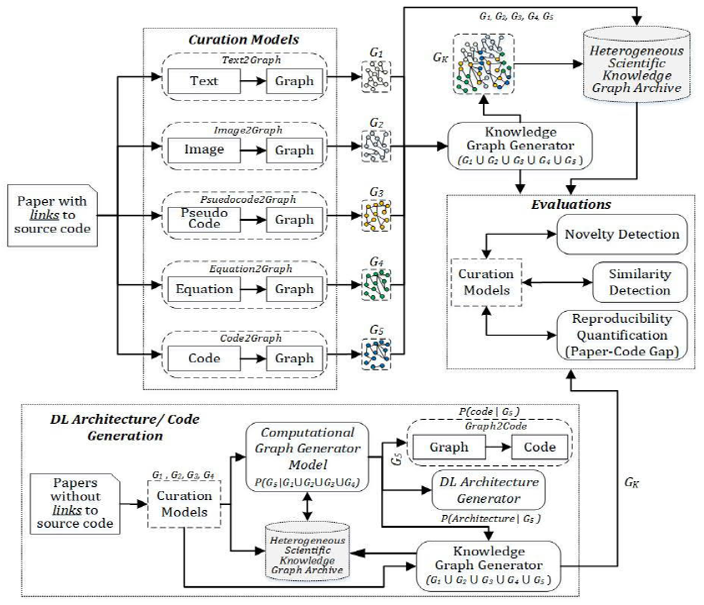
#> input picture Picture1.png, 704 x 605 px
$ python detect_shapes.py --inputdir ../../../.. --outputdir out   (older library calls are emulated)
#> lines starting #> are read from the running program, lines starting #| are printed output that depends on the picture; after the words box and inside, x2 and y2 are one past the last pixel; in counts of white or black regions, pixels touching at a corner belong together
from __future__ import print_function
import numpy as np
import imutils
import cv2
import argparse
from PIL import Image, ImageEnhance, ImageFilter
import re
from scipy import ndimage
from skimage.feature import peak_local_max
from skimage.morphology import watershed
import glob
import os

def preprocessImage(image_path):

    # load the image on disk and then display it
#> called with image_path = '../../../../Picture1.png'
    image = cv2.imread(image_path)
#> image is the input picture: shape (605, 704, 3); mean B, G, R 237.5, 237.7, 237.3
    imgPIL = Image.open(image_path)
    imgPIL = ImageEnhance.Color(imgPIL)
    imgPIL = imgPIL.enhance(0)
    gray_im = imgPIL.convert('L')  # convert image to monochrome
    # gray_im = ImageEnhance.Sharpness(gray_im).enhance(2)
    # gray_im = ImageEnhance.Contrast(gray_im).enhance(2)

    gray_imcv = np.array(gray_im, dtype=np.uint8)

    _, thresh_im = cv2.threshold(gray_imcv, 240, 255, cv2.THRESH_BINARY_INV)
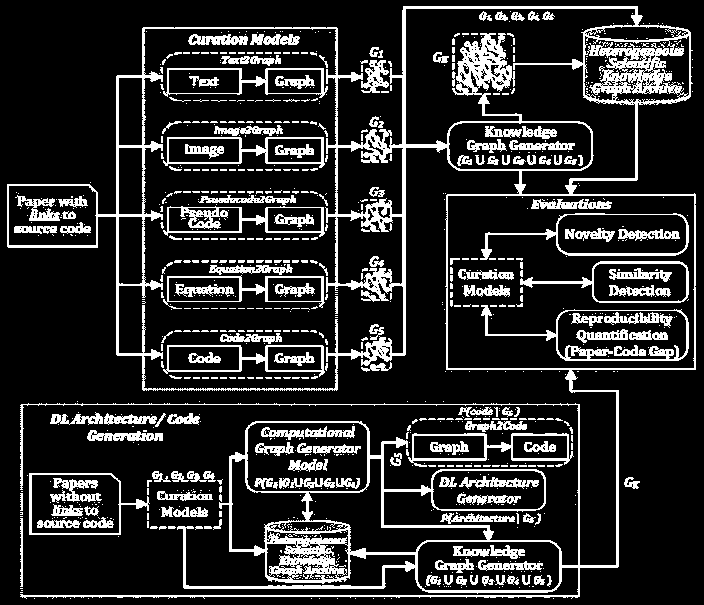
#> thresh_im: shape (605, 704); 17% white; 975 white regions (798 under 20 px)

    # [7 lines of commented-out code are left out]

    return image, thresh_im, gray_imcv


def whichShape(c):

    shape = 'unknown'
    # calculate perimeter using
    peri = cv2.arcLength(c, True)
    # apply contour approximation and store the result in vertices
    vertices = cv2.approxPolyDP(c, 0.05 * peri, True)

    # If the shape it triangle, it will have 3 vertices
    if len(vertices) == 2:
        shape = 'line'

    elif len(vertices) == 3:
        shape = 'triangle'

    # if the shape has 4 vertices, it is either a square or a rectangle
    elif len(vertices) == 4:
        # using the boundingRect method calculate the width and height
        # of enclosing rectange and then calculte aspect ratio

        x, y, width, height = cv2.boundingRect(vertices)
        aspectRatio = float(width) / height

        # a square will have an aspect ratio that is approximately
        # equal to one, otherwise, the shape is a rectangle
        if aspectRatio >= 0.95 and aspectRatio <= 1.05:
            shape = "square"
        else:
            shape = "rectangle"

    elif len(vertices) == 5:
        shape = "pentagon"

    elif len(vertices) == 6:
        shape = "hexagon"

    elif 6<len(vertices) < 15:
        shape = "Ellipse"
    # otherwise, we assume the shape is a circle
    else:
        shape = "circle"

    # return the name of the shape
    return shape

def detectShape(cnt, image):
    area = cv2.contourArea(cnt)

    if 700<area<20000:# and cv2.isContourConvex(c):

        # compute the moment of contour
        M = cv2.moments(cnt)
        if M["m00"] != 0:
            cX = int(M["m10"] / M["m00"])
            cY = int(M["m01"] / M["m00"])
        else:
            # set values as what you need in the situation
            cX, cY = 0, 0

        # call detectShape for contour c
        shape = whichShape(cnt)

        if shape == 'rectangle'or shape == 'square':
            # Outline the contours
            cv2.drawContours(image, [cnt], 0, (0, 255, 0), 2)

            # Write the name of shape on the center of shapes
            cv2.putText(image, shape, (cX, cY), cv2.FONT_HERSHEY_SIMPLEX,0.5, (0, 0, 255), 2)

    return image


#####################################  Classify Images #############################################
if __name__ == "__main__":

    # Using Argument Parser to get the location of image
    ap = argparse.ArgumentParser()
    ap.add_argument('-i', '--inputdir', required=True, help='Path to input image dir')
    ap.add_argument("-o", "--outputdir", required=True, help='Path to output image dir')

    args = vars(ap.parse_args())
    indir_path = args["inputdir"]
    outdir_path = args["outputdir"]


    for filename in glob.glob(os.path.join(indir_path, '*png')):
        print(filename)

        image, thresh_im, gray_imcv = preprocessImage(filename)
        (_, cnts, _) = cv2.findContours(thresh_im, cv2.RETR_TREE, cv2.CHAIN_APPROX_SIMPLE)
#> cnts = 2125 contours, 1898 with area under 20; largest, box (x1, y1, x2, y2) and area: (7, 6, 696, 599) 223865, (118, 28, 404, 390) 74006, (447, 195, 695, 369) 42726, (405, 8, 636, 195) 24366, (246, 422, 368, 492) 8184

        # loop over the contours, call detectShape() for each contour and write the name of shape in the center
        for c in cnts:
        	image = detectShape(c, image)
#> this loop made 2125 passes
#> area in detectShape on passes 24, 25, 30: 24.5, 95, 59
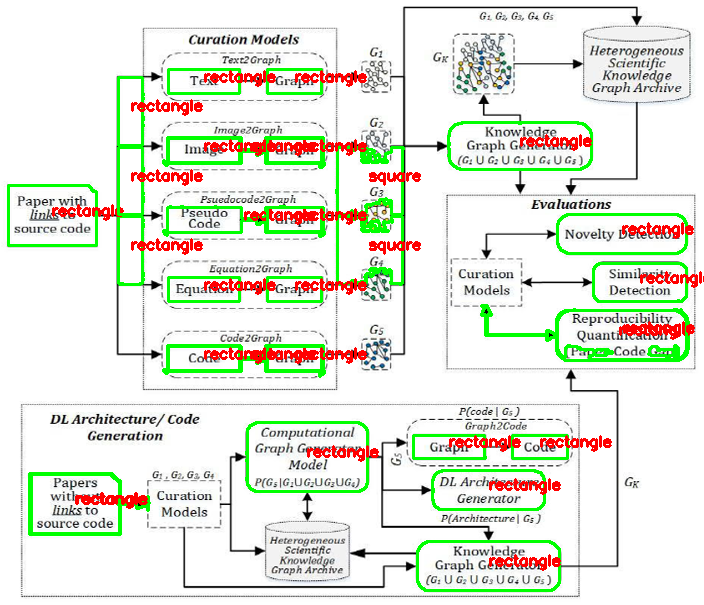
#> image: shape (605, 704, 3); 8.23% of pixels changed, all inside (x1, y1, x2, y2) = (7, 68, 704, 592)

        # compute the exact Euclidean distance from every binary pixel to the nearest zero pixel, then find peaks in this distance map
        kernel = np.ones((5,5),np.uint8)
        thresh_im = cv2.erode(thresh_im,kernel,iterations = 1)
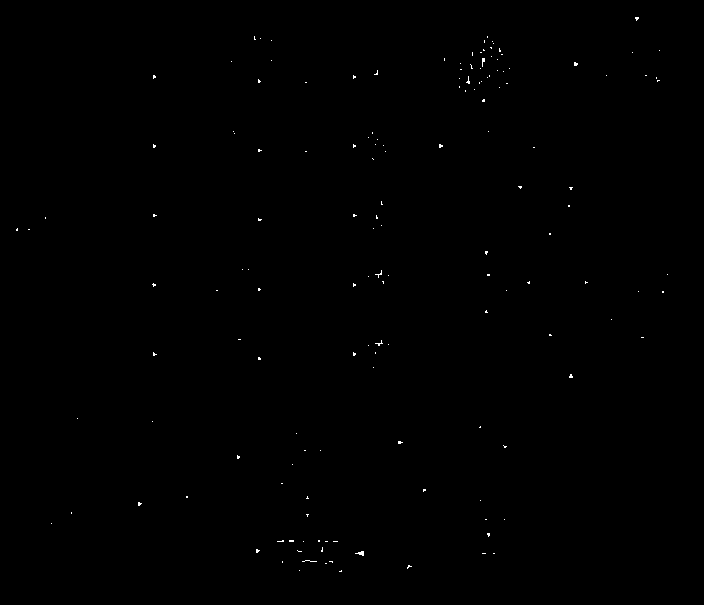
#> thresh_im: shape (605, 704); 0.16% white in thin lines or dots, all inside (x1, y1, x2, y2) = (16, 17, 668, 572)
        D = ndimage.distance_transform_edt(thresh_im)
        localMax = peak_local_max(D, indices=False, min_distance=20, labels=thresh_im)
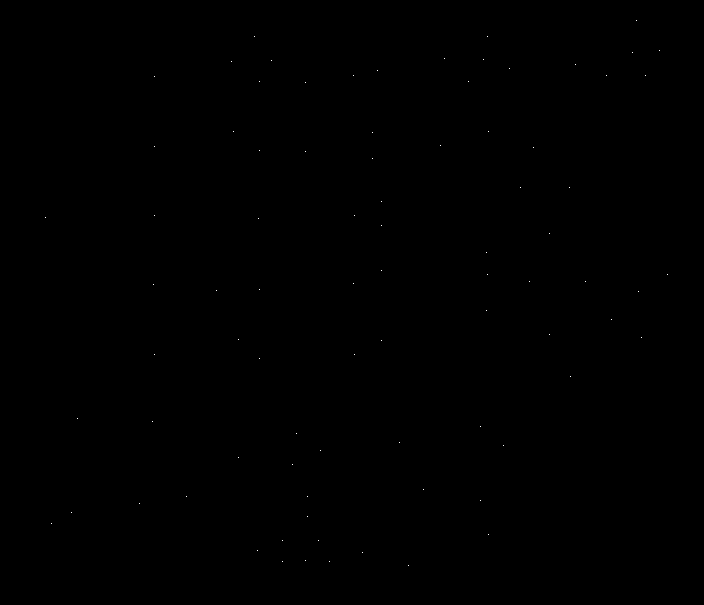
#> localMax: shape (605, 704) bool; 0.02% white in thin lines or dots, all inside (x1, y1, x2, y2) = (45, 20, 668, 566)
        # perform a connected component analysis on the local peaks, using 8-connectivity, then appy the Watershed algorithm
        markers = ndimage.label(localMax, structure=np.ones((3, 3)))[0]
#> markers: shape (605, 704) int32; 85 distinct labels, from 0 to 84
        labels = watershed(-D, markers, mask=thresh_im)
#> labels: shape (605, 704) int32; 85 distinct labels, from 0 to 84
        print("[INFO] {} unique segments found".format(len(np.unique(labels)) - 1))
#| [INFO] 84 unique segments found
        # loop over the unique labels returned by the Watershed algorithm
        for label in np.unique(labels):
            # if the label is zero, we are examining the 'background' so simply ignore it
            if label == 0:
                continue
            # otherwise, allocate memory for the label region and draw it on the mask
            mask = np.zeros(gray_imcv.shape, dtype="uint8")
            mask[labels == label] = 255
            # detect contours in the mask and grab the largest one
            cnts = cv2.findContours(mask.copy(), cv2.RETR_EXTERNAL, cv2.CHAIN_APPROX_SIMPLE)
            cnts = imutils.grab_contours(cnts)
            c = max(cnts, key=cv2.contourArea)
            area = cv2.contourArea(c)
            image = detectShape(c, image)
#> this loop made 85 passes
#> c on passes 3, 4, 5, 6, 7, 9, 10, 12, 15, 16, 18, 20: [[254, 36], [254, 39], [255, 39], [254, 38]], [[487, 36], [487, 37]], [[659, 50]], [[632, 52]], [[444, 58], [444, 60]], [[271, 60]], [[231, 61]], [[509, 68]], [[606, 75]], [[645, 75], [646, 75]], [[258, 79], [258, 82], [259, 82], [260, 81]], [[305, 82], [306, 82]]
#> mask: shape (605, 704); 0% white in thin lines or dots, all inside (x1, y1, x2, y2) = (407, 565, 412, 569)


        op_file_name = os.path.join(outdir_path, "op" + os.path.basename(filename))
        print(op_file_name)
        cv2.imwrite(op_file_name, image)

        # show the output image
        #cv2.imshow("Output", image)
        #cv2.waitKey(0)
        #cv2.destroyAllWindows()
